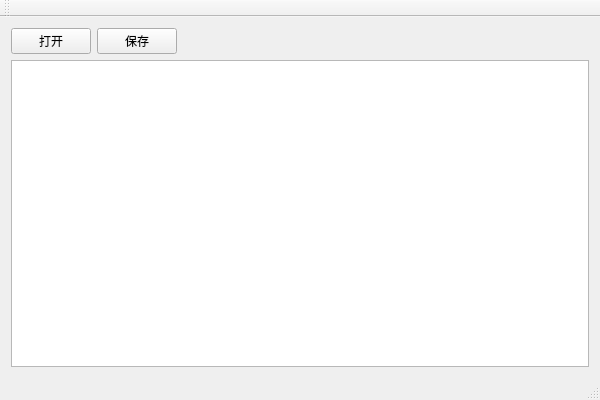
<?xml version="1.0" encoding="UTF-8"?>
<ui version="4.0">
 <class>QT_fileClass</class>
 <widget class="QMainWindow" name="QT_fileClass">
  <property name="geometry">
   <rect>
    <x>0</x>
    <y>0</y>
    <width>600</width>
    <height>400</height>
   </rect>
  </property>
  <property name="windowTitle">
   <string>QT_file</string>
  </property>
  <widget class="QWidget" name="centralWidget">
   <layout class="QVBoxLayout" name="verticalLayout">
    <item>
     <layout class="QHBoxLayout" name="horizontalLayout_2">
      <item>
       <layout class="QHBoxLayout" name="horizontalLayout">
        <item>
         <widget class="QPushButton" name="btn_open">
          <property name="text">
           <string>打开</string>
          </property>
         </widget>
        </item>
        <item>
         <widget class="QPushButton" name="btn_save">
          <property name="text">
           <string>保存</string>
          </property>
         </widget>
        </item>
       </layout>
      </item>
      <item>
       <spacer name="horizontalSpacer">
        <property name="orientation">
         <enum>Qt::Horizontal</enum>
        </property>
        <property name="sizeHint" stdset="0">
         <size>
          <width>40</width>
          <height>20</height>
         </size>
        </property>
       </spacer>
      </item>
     </layout>
    </item>
    <item>
     <widget class="QPlainTextEdit" name="btn_show"/>
    </item>
   </layout>
  </widget>
  <widget class="QMenuBar" name="menuBar">
   <property name="geometry">
    <rect>
     <x>0</x>
     <y>0</y>
     <width>600</width>
     <height>23</height>
    </rect>
   </property>
  </widget>
  <widget class="QToolBar" name="mainToolBar">
   <attribute name="toolBarArea">
    <enum>TopToolBarArea</enum>
   </attribute>
   <attribute name="toolBarBreak">
    <bool>false</bool>
   </attribute>
  </widget>
  <widget class="QStatusBar" name="statusBar"/>
 </widget>
 <layoutdefault spacing="6" margin="11"/>
 <resources>
  <include location="QT_file.qrc"/>
 </resources>
 <connections/>
</ui>
